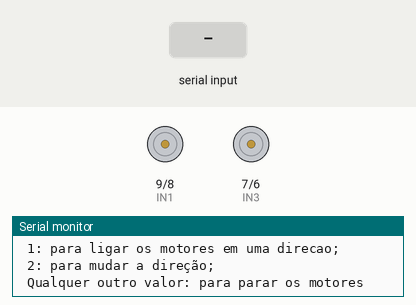
Simulated run of this sketch. Board: Arduino Uno, built with avr-gcc and run on an emulated ATmega328P. On the bench: motor-driver pin pairs drawn as motors (green arrow = first pin HIGH = forward, orange = second pin HIGH = backward, longer = more drive, scaled by the enable pin), the last lines printed to the serial monitor. Inputs (shaded band) come from the test bench.

Above: at 1.3 s.
1.4 s: "1" received over Serial
At 2.3 s:
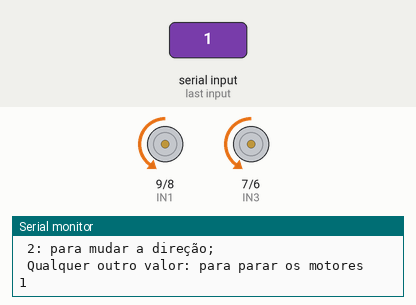
Timing chart, 0 to 4.4 s (numbered marks = the images above; inputs shaded):
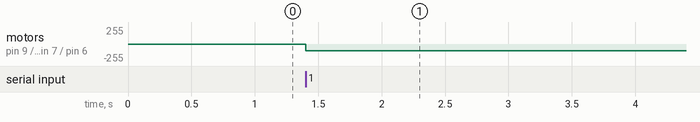

Measured:
- after the input at 1.4 s, motor on pin 9 (IN1) / pin 8 (IN2), motor on pin 7 (IN3) / pin 6 (IN4): stopped → backward 100/255 at once

The sketch:

sketch_carrinho.ino
```cpp
int ENA = 10;
int IN1 = 9;
int IN2 = 8;
int IN3 = 7;
int IN4 = 6;
int ENB = 5;
char direcao;
void setup() {
  Serial.begin(9600);
  Serial.println("-- CONTROLE DE MOTORES DC COM DRIVER PONTE H L298N --");
  Serial.println("Digite: \n 1: para ligar os motores em uma direcao;\n 2: para mudar a direção; \n Qualquer outro valor: para parar os motores");
  pinMode(ENA, OUTPUT);
  pinMode(IN1, OUTPUT);
  pinMode(IN2, OUTPUT);
  pinMode(IN3, OUTPUT);
  pinMode(IN4, OUTPUT);
  pinMode(ENB, OUTPUT);
}
void loop() {
  if (Serial.available()) {
    direcao = Serial.read();
    Serial.println(direcao);
    switch (direcao) {
      case '1':
        ligar();
         Serial.println("andar");
        break;
      case '2':
        mudar();
        Serial.println("mudar");
        break;
      default:
        parar();
        Serial.println("parar");
        break;
    }
  }
}
void ligar() {
  digitalWrite(IN1, LOW);
  digitalWrite(IN2, HIGH);

  digitalWrite(IN3, LOW);
  digitalWrite(IN4, HIGH);

  analogWrite(ENA, 100);
  analogWrite(ENB, 100);
  delay(5000);
}
void mudar() {
  digitalWrite(IN1, HIGH);
  digitalWrite(IN2, LOW);

  digitalWrite(IN3, HIGH);
  digitalWrite(IN4, LOW);

  analogWrite(ENA, 100);
  analogWrite(ENB, 100);
  delay(5000);
}
void parar() {
  digitalWrite(IN1, LOW);
  digitalWrite(IN2, LOW);

  digitalWrite(IN3, LOW);
  digitalWrite(IN4, LOW);
  delay(1000);
}
```
